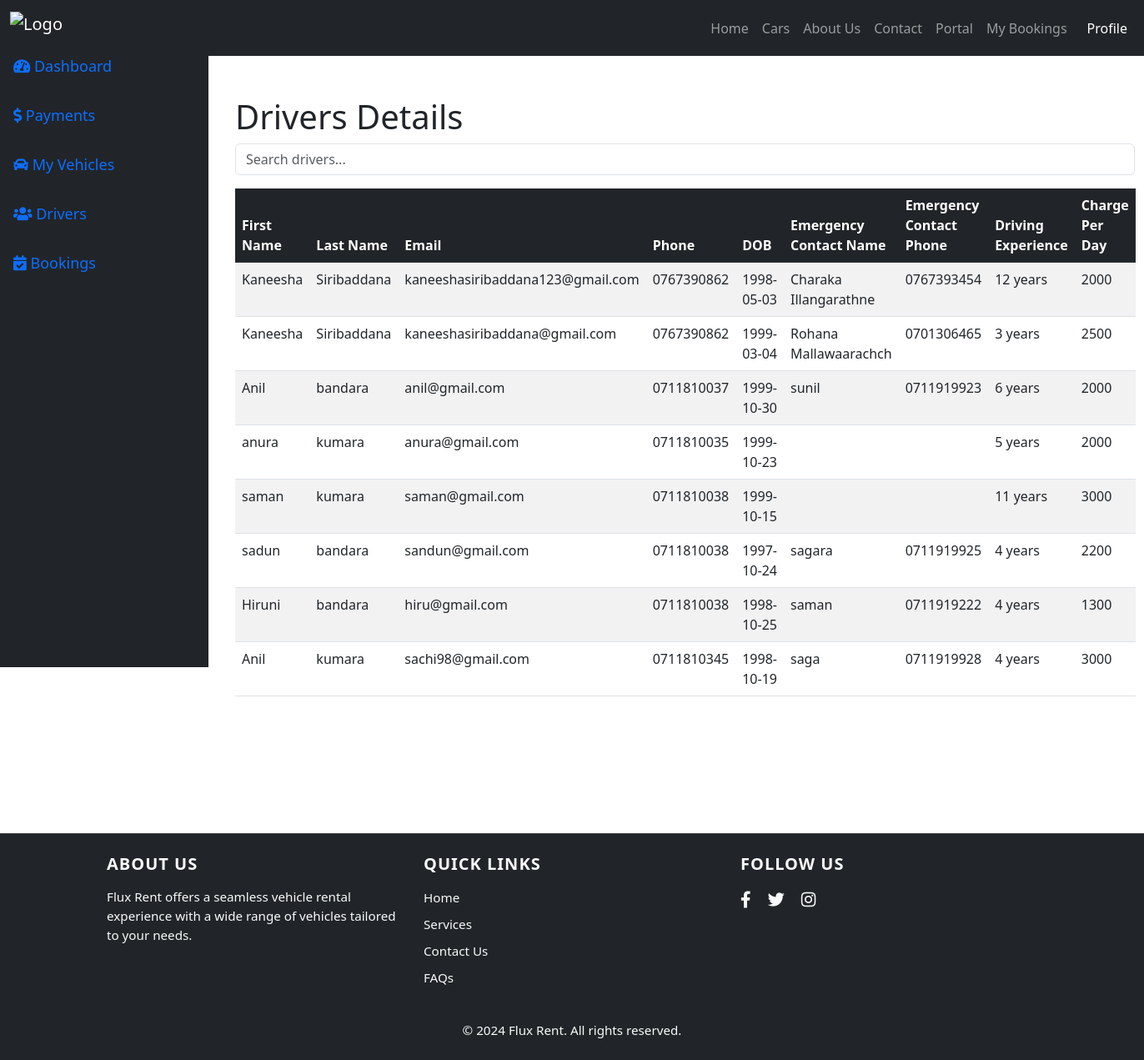
The page /vehicle-owner-drivers.php (signed in) on the database as committed earlier.
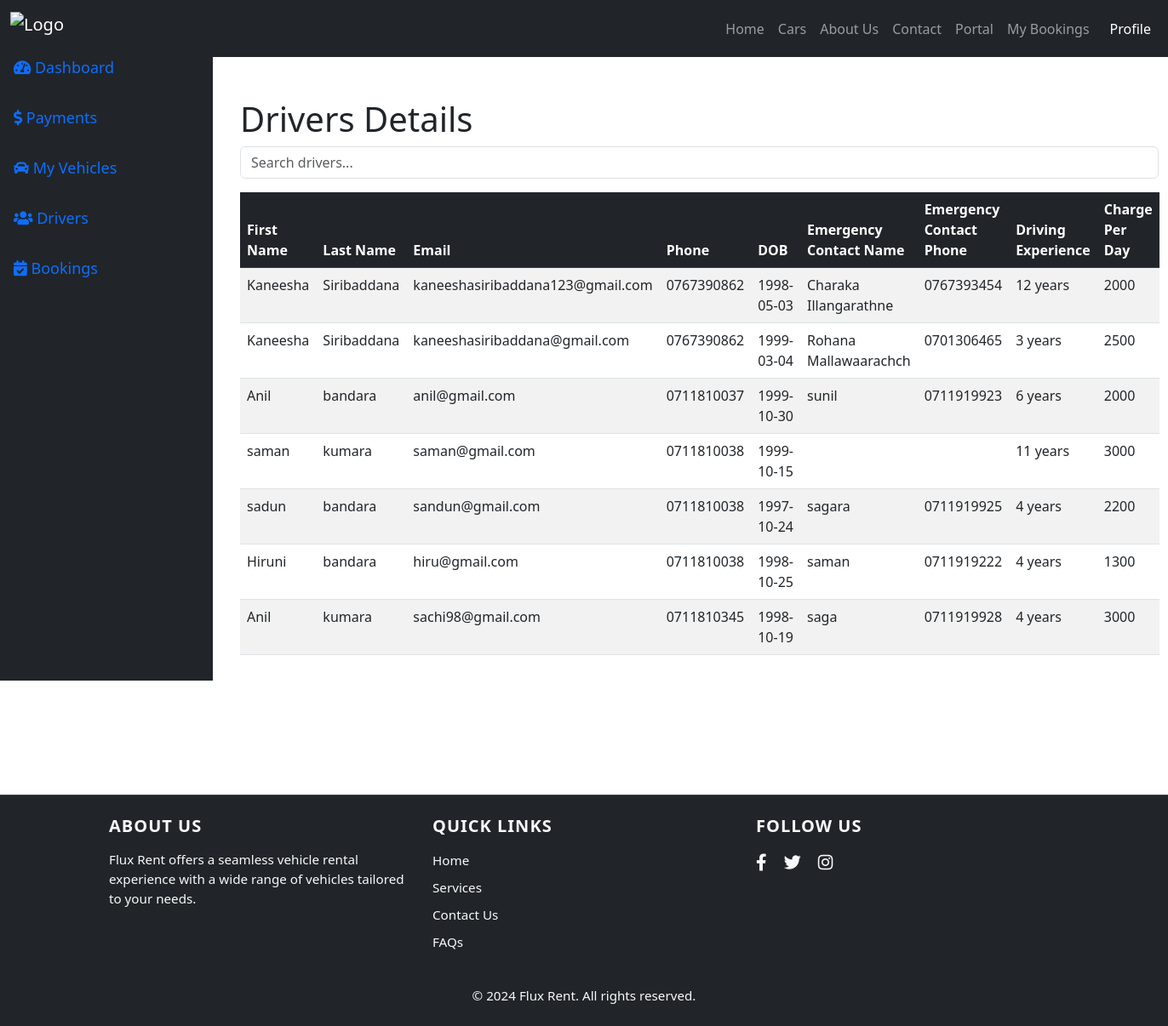
The same page on the database as committed later.
### tables this page shows
CREATE TABLE `vehicle_drivers` (
  `id` int(11) NOT NULL,
  `first_name` varchar(50) NOT NULL,
  `last_name` varchar(50) NOT NULL,
  `email` varchar(100) NOT NULL,
  `phone` varchar(15) NOT NULL,
  `password` varchar(255) NOT NULL,
  `dob` date NOT NULL,
  `emergency_contact_name` varchar(100) NOT NULL,
  `emergency_contact_phone` varchar(15) NOT NULL,
  `driving_experience` int(11) NOT NULL,
  `charg_per_day` int(50) NOT NULL,
  `created_at` timestamp NULL DEFAULT current_timestamp()
);

### models/config.php (called while the page is built, shortened)
<?php
class Database
{
    public static $connection;
    public static function setUpConnection()
    {
        if (!isset(self::$connection)) {
            self::$connection = new mysqli("localhost", "root", "", "fluxrent");
        }
    }
    public static function search($q)
    {
        $result = self::$connection->query($q);
        return $result;
    }
}

### vehicle-owner-drivers.php (the view, shortened to what this page needs)
<?php
include 'models/config.php';
$query = "SELECT first_name, last_name, email, phone, dob, emergency_contact_name, emergency_contact_phone, driving_experience, charg_per_day FROM vehicle_drivers";
$drivers = Database::search($query);
?>
<!DOCTYPE html>
<html lang="en">
<head>
    <link href="https://cdn.jsdelivr.net/npm/bootstrap@5.3.0-alpha1/dist/css/bootstrap.min.css" rel="stylesheet">
    <link rel="stylesheet" href="https://cdnjs.cloudflare.com/ajax/libs/font-awesome/5.15.1/css/all.min.css">
</head>
<body>
    <?php include 'header.php'; ?>
    <div class="d-flex wrapper">
        <div>
            <?php include 'sidebar.php'; ?>
        </div>
        <div class="content col-10 mb-5 mt-5">
            <div class="container mt-5 mb-5">
                <h1>Drivers Details</h1>
                <input type="text" id="searchBar" class="form-control mb-3" placeholder="Search drivers...">
                <table class="table table-striped table-hover">
                    <thead class="table-dark">
                        <tr>
                            <th>First Name</th>
                            <th>Last Name</th>
                            <th>Email</th>
                            <th>Phone</th>
                            <th>DOB</th>
                            <th>Emergency Contact Name</th>
                            <th>Emergency Contact Phone</th>
                            <th>Driving Experience</th>
                            <th>Charge Per Day</th>
                        </tr>
                    </thead>
                    <tbody id="driverTableBody">
                        <?php if ($drivers && $drivers->num_rows > 0) : ?>
                            <?php while ($driver = $drivers->fetch_assoc()) : ?>
                                <tr>
                                    <td><?php echo htmlspecialchars($driver['first_name']); ?></td>
                                    <td><?php echo htmlspecialchars($driver['last_name']); ?></td>
                                    <td><?php echo htmlspecialchars($driver['email']); ?></td>
                                    <td><?php echo htmlspecialchars($driver['phone']); ?></td>
                                    <td><?php echo htmlspecialchars($driver['dob']); ?></td>
                                    <td><?php echo htmlspecialchars($driver['emergency_contact_name']); ?></td>
                                    <td><?php echo htmlspecialchars($driver['emergency_contact_phone']); ?></td>
                                    <td><?php echo htmlspecialchars($driver['driving_experience']); ?> years</td>
                                    <td><?php echo htmlspecialchars($driver['charg_per_day']); ?></td>
                                </tr>
                            <?php endwhile; ?>
                        <?php else : ?>
                            <tr>
                                <td colspan="8">No drivers found.</td>
                            </tr>
                        <?php endif; ?>
                    </tbody>
                </table>
            </div>
        </div>
    </div>
    <?php include 'footer.php'; ?>
</body>
</html>

Rows that differ between the two databases and show on the page:
removed vehicle_drivers: first_name "anura", last_name "kumara", email "anura@gmail.com", phone "0711810035", dob "1999-10-23", driving_experience "5", charg_per_day "2000"
